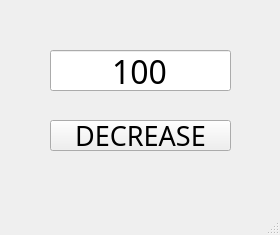
<?xml version="1.0" encoding="UTF-8"?>
<ui version="4.0">
 <class>MainWindow</class>
 <widget class="QMainWindow" name="MainWindow">
  <property name="geometry">
   <rect>
    <x>0</x>
    <y>0</y>
    <width>280</width>
    <height>235</height>
   </rect>
  </property>
  <property name="windowTitle">
   <string>MainWindow</string>
  </property>
  <widget class="QWidget" name="centralwidget">
   <widget class="QLineEdit" name="le">
    <property name="geometry">
     <rect>
      <x>50</x>
      <y>50</y>
      <width>181</width>
      <height>41</height>
     </rect>
    </property>
    <property name="font">
     <font>
      <family>둥근모꼴</family>
      <pointsize>24</pointsize>
     </font>
    </property>
    <property name="layoutDirection">
     <enum>Qt::LeftToRight</enum>
    </property>
    <property name="autoFillBackground">
     <bool>false</bool>
    </property>
    <property name="text">
     <string>100</string>
    </property>
    <property name="frame">
     <bool>true</bool>
    </property>
    <property name="alignment">
     <set>Qt::AlignCenter</set>
    </property>
   </widget>
   <widget class="QPushButton" name="pb">
    <property name="geometry">
     <rect>
      <x>50</x>
      <y>120</y>
      <width>181</width>
      <height>31</height>
     </rect>
    </property>
    <property name="font">
     <font>
      <family>둥근모꼴</family>
      <pointsize>20</pointsize>
     </font>
    </property>
    <property name="text">
     <string>DECREASE</string>
    </property>
   </widget>
  </widget>
  <widget class="QMenuBar" name="menubar">
   <property name="geometry">
    <rect>
     <x>0</x>
     <y>0</y>
     <width>280</width>
     <height>21</height>
    </rect>
   </property>
  </widget>
  <widget class="QStatusBar" name="statusbar"/>
 </widget>
 <resources/>
 <connections/>
</ui>
